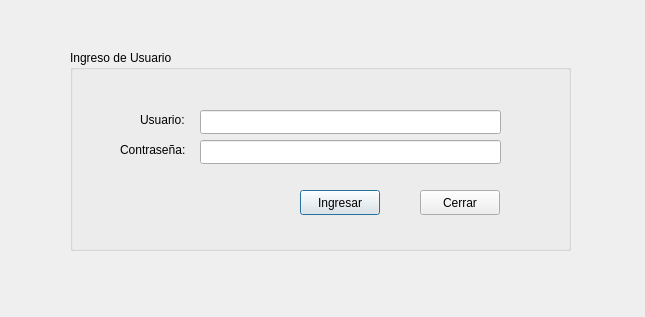
<?xml version="1.0" encoding="UTF-8"?>
<ui version="4.0">
 <class>login</class>
 <widget class="QDialog" name="login">
  <property name="geometry">
   <rect>
    <x>0</x>
    <y>0</y>
    <width>645</width>
    <height>317</height>
   </rect>
  </property>
  <property name="windowTitle">
   <string>Login Sistema de Vacunacion Dengue</string>
  </property>
  <widget class="QGroupBox" name="groupBox">
   <property name="geometry">
    <rect>
     <x>70</x>
     <y>50</y>
     <width>501</width>
     <height>201</height>
    </rect>
   </property>
   <property name="title">
    <string>Ingreso de Usuario</string>
   </property>
   <widget class="QLabel" name="label">
    <property name="geometry">
     <rect>
      <x>70</x>
      <y>60</y>
      <width>51</width>
      <height>20</height>
     </rect>
    </property>
    <property name="text">
     <string>Usuario:</string>
    </property>
   </widget>
   <widget class="QLabel" name="label_2">
    <property name="geometry">
     <rect>
      <x>50</x>
      <y>90</y>
      <width>71</width>
      <height>20</height>
     </rect>
    </property>
    <property name="text">
     <string>Contraseña:</string>
    </property>
   </widget>
   <widget class="QLineEdit" name="txtUsuario">
    <property name="geometry">
     <rect>
      <x>130</x>
      <y>60</y>
      <width>301</width>
      <height>24</height>
     </rect>
    </property>
   </widget>
   <widget class="QLineEdit" name="txtClave">
    <property name="geometry">
     <rect>
      <x>130</x>
      <y>90</y>
      <width>301</width>
      <height>24</height>
     </rect>
    </property>
   </widget>
   <widget class="QPushButton" name="cmdIngresar">
    <property name="geometry">
     <rect>
      <x>230</x>
      <y>140</y>
      <width>80</width>
      <height>25</height>
     </rect>
    </property>
    <property name="text">
     <string>Ingresar</string>
    </property>
   </widget>
   <widget class="QPushButton" name="cmdCerrar">
    <property name="geometry">
     <rect>
      <x>350</x>
      <y>140</y>
      <width>80</width>
      <height>25</height>
     </rect>
    </property>
    <property name="text">
     <string>Cerrar</string>
    </property>
   </widget>
  </widget>
 </widget>
 <resources/>
 <connections/>
</ui>
